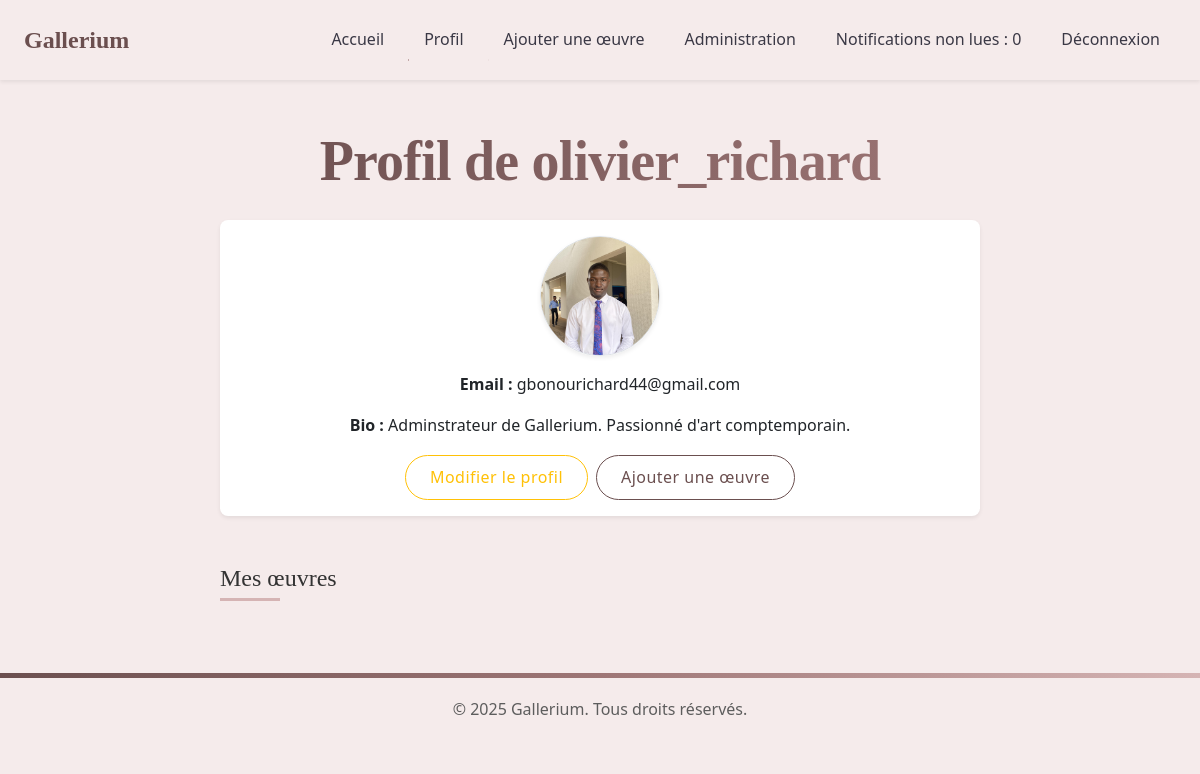
The app's page /profile (signed in) with its own data.
### app/models.py (models this page shows)
class User(UserMixin, db.Model):
    id = db.Column(db.Integer, primary_key=True)
    username = db.Column(db.String(64), unique=True, nullable=False)
    email = db.Column(db.String(120), unique=True, nullable=False)
    password_hash = db.Column(db.String(128), nullable=False)
    bio = db.Column(db.Text)
    avatar = db.Column(db.String(128))
    is_admin = db.Column(db.Boolean, default=False)

### app/routes/user.py (the view)
@bp.route('/profile')
@login_required
def profile():
    artworks = Artwork.query.filter_by(user_id=current_user.id).all()
    form = EmptyForm()  # Instancier le formulaire pour la suppression
    return render_template('profile.html', user=current_user, artworks=artworks, form=form)

### app/templates/profile.html (shortened to what this page needs)
{% extends "base.html" %}
{% block content %}
<div class="row justify-content-center">
    <div class="col-lg-8">
        <h1 class="display-4 mb-4 text-center">Profil de {{ user.username }}</h1>
        <div class="card border-0 shadow-sm mb-5">
            <div class="card-body text-center">
                {% if user.avatar %}
                    <img src="{{ url_for('static', filename='uploads/' + user.avatar) }}"
                         class="rounded-circle border shadow-sm mb-3"
                         style="width: 120px; height: 120px; object-fit: cover;"
                         alt="Avatar">
                {% endif %}
                <p><strong>Email :</strong> {{ user.email }}</p>
                <p><strong>Bio :</strong> {{ user.bio or 'Aucune bio définie.' }}</p>
                <div class="d-flex justify-content-center gap-2">
                    <a href="{{ url_for('user.edit_profile') }}" class="btn btn-outline-warning">Modifier le profil</a>
                    <a href="{{ url_for('user.upload') }}" class="btn btn-outline-primary">Ajouter une œuvre</a>
                </div>
            </div>
        </div>
        <h2 class="h4 mb-4">Mes œuvres</h2>
    </div>
</div>
{% endblock %}

### app/static/css/style.css (style rules this page uses)
:root { --primary-color: #6B4F4F; --secondary-color: #9E7676; --accent-color: #D5B4B4; --light-color: #F5EBEB; --dark-color: #3A3845; --text-color: #333333; --text-light: #5D5D5D; --success-color: #4A8C7D; --warning-color: #D4A762; --danger-color: #C1666B; --transition-fast: 0.2s ease; --transition-norm: 0.3s ease; --transition-slow: 0.5s ease; --shadow-sm: 0 2px 10px rgba(0, 0, 0, 0.08); --shadow-md: 0 5px 15px rgba(0, 0, 0, 0.1); --shadow-lg: 0 10px 25px rgba(0, 0, 0, 0.15); --card-radius: 0.5rem; }
* { margin: 0; padding: 0; box-sizing: border-box; }
body { font-family: 'Segoe UI', Tahoma, Geneva, Verdana, sans-serif; line-height: 1.6; color: var(--text-color); background-color: var(--light-color); overflow-x: hidden; }
a { text-decoration: none; color: var(--primary-color); transition: color var(--transition-fast), transform var(--transition-fast); position: relative; }
a::after { content: ''; position: absolute; width: 0; height: 1px; bottom: -2px; left: 0; background-color: var(--secondary-color); transition: width var(--transition-norm); }
h1, h2, h3, h4, h5, h6 { font-family: 'Playfair Display', serif; font-weight: 600; color: var(--dark-color); margin-bottom: 1rem; position: relative; }
h2::after { content: ''; position: absolute; width: 60px; height: 3px; background-color: var(--accent-color); left: 0; bottom: -0.5rem; transition: width var(--transition-slow); }
.display-1, .display-2, .display-3, .display-4 { font-weight: 700; letter-spacing: -0.05rem; background: linear-gradient(to right, var(--primary-color), var(--secondary-color)); -webkit-background-clip: text; -webkit-text-fill-color: transparent; background-clip: text; }
.card { border: none !important; transition: transform var(--transition-norm), box-shadow var(--transition-norm); background-color: white; overflow: hidden; border-radius: var(--card-radius); position: relative; }
.card::before { content: ''; position: absolute; top: 0; left: 0; width: 100%; height: 100%; background: linear-gradient(45deg, transparent 65%, var(--accent-color) 100%); opacity: 0; transition: opacity var(--transition-norm); z-index: 1; pointer-events: none; }
.card-body { position: relative; z-index: 2; }
.btn { padding: 0.6rem 1.5rem; border-radius: 2rem; font-weight: 500; transition: all var(--transition-norm); position: relative; overflow: hidden; z-index: 1; letter-spacing: 0.03em; }
.btn::before { content: ''; position: absolute; top: 0; left: -100%; width: 100%; height: 100%; background: linear-gradient(90deg, transparent, rgba(255, 255, 255, 0.2), transparent); transition: left 0.7s ease; z-index: -1; }
.btn-outline-primary { color: var(--primary-color); border-color: var(--primary-color); }

### records on screen
User: username "olivier_richard", avatar (picture), email "gbonourichard44@gmail.com", bio "Adminstrateur de Gallerium. Passionné d'art comptemporain."

### other values on screen
{{ unread_count }} "0"
